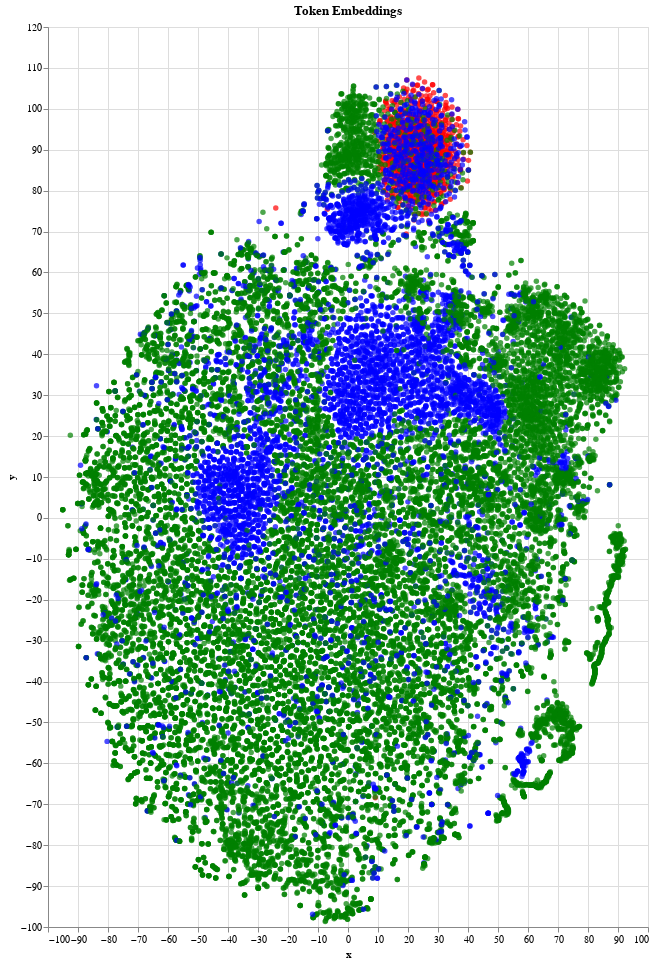

Write notebook code for a chart like this one.
### Code cell
import altair as alt
import pandas as pd

# Enable VegaFusion data transformer to handle larger datasets
alt.data_transformers.enable("vegafusion")

# Create a DataFrame from the data
df = pd.DataFrame({
    'x': tsne_embeddings_2d[:, 0],
    'y': tsne_embeddings_2d[:, 1],
    'token': sorted_tokens,
    'color': token_colors
})

# Create the Altair chart
chart = alt.Chart(df).mark_circle(size=30).encode(
    x='x:Q',
    y='y:Q',
    color=alt.Color('color:N', scale=None),
    tooltip=['token:N']
).properties(
    width=600,
    height=900,
    title='Token Embeddings'
).interactive()

# Display the chart
chart

### Figure 1 — Vega specification as saved in the notebook (floating-point values rounded to 4 significant figures; data arrays with more than 128 entries replaced by an {"elided": "..."} marker saying what was removed)
{"$schema": "https://vega.github.io/schema/vega/v5.json", "data": [{"name": "param_1_store"}, {"name": "source_0", "values": {"elided": "30522 records"}}, {"name": "source_0_x_domain_x", "values": [{"min": -95.08, "max": 92.5}]}, {"name": "source_0_y_domain_y", "values": [{"min": -98.68, "max": 107.5}]}], "signals": [{"name": "unit", "value": {}, "on": [{"events": "pointermove", "update": "isTuple(group()) ? group() : unit"}]}, {"name": "param_1", "update": "vlSelectionResolve(\"param_1_store\", \"union\")"}, {"name": "param_1_x", "on": [{"events": [{"source": "view", "type": "dblclick"}], "update": "null"}, {"events": {"signal": "param_1_translate_delta"}, "update": "panLinear(param_1_translate_anchor.extent_x, -param_1_translate_delta.x / width)"}, {"events": {"signal": "param_1_zoom_delta"}, "update": "zoomLinear(domain(\"x\"), param_1_zoom_anchor.x, param_1_zoom_delta)"}]}, {"name": "param_1_y", "on": [{"events": [{"source": "view", "type": "dblclick"}], "update": "null"}, {"events": {"signal": "param_1_translate_delta"}, "update": "panLinear(param_1_translate_anchor.extent_y, param_1_translate_delta.y / height)"}, {"events": {"signal": "param_1_zoom_delta"}, "update": "zoomLinear(domain(\"y\"), param_1_zoom_anchor.y, param_1_zoom_delta)"}]}, {"name": "param_1_tuple", "on": [{"events": [{"signal": "param_1_x || param_1_y"}], "update": "param_1_x && param_1_y ? {unit: \"\", fields: param_1_tuple_fields, values: [param_1_x,param_1_y]} : null"}]}, {"name": "param_1_tuple_fields", "value": [{"field": "x", "channel": "x", "type": "R"}, {"field": "y", "channel": "y", "type": "R"}]}, {"name": "param_1_translate_anchor", "value": {}, "on": [{"events": [{"source": "scope", "type": "pointerdown"}], "update": "{x: x(unit), y: y(unit), extent_x: domain(\"x\"), extent_y: domain(\"y\")}"}]}, {"name": "param_1_translate_delta", "value": {}, "on": [{"events": [{"source": "window", "between": [{"source": "scope", "type": "pointerdown"}, {"source": "window", "type": "pointerup"}], "consume": true, "type": "pointermove"}], "update": "{x: param_1_translate_anchor.x - x(unit), y: param_1_translate_anchor.y - y(unit)}"}]}, {"name": "param_1_zoom_anchor", "on": [{"events": [{"source": "scope", "type": "wheel", "consume": true}], "update": "{x: invert(\"x\", x(unit)), y: invert(\"y\", y(unit))}"}]}, {"name": "param_1_zoom_delta", "on": [{"events": [{"source": "scope", "type": "wheel", "consume": true}], "update": "pow(1.001, event.deltaY * pow(16, event.deltaMode))", "force": true}]}, {"name": "param_1_modify", "on": [{"events": {"signal": "param_1_tuple"}, "update": "modify(\"param_1_store\", param_1_tuple, true)"}]}], "marks": [{"type": "symbol", "name": "marks", "from": {"data": "source_0"}, "encode": {"update": {"opacity": {"value": 0.7}, "fill": {"field": "color"}, "tooltip": {"signal": "{\"token\": isValid(datum[\"token\"]) ? datum[\"token\"] : \"\"+datum[\"token\"]}"}, "size": {"value": 30}, "y": {"field": "y", "scale": "y"}, "x": {"field": "x", "scale": "x"}, "shape": {"value": "circle"}}}, "clip": true, "style": ["circle"], "interactive": true}], "scales": [{"name": "x", "type": "linear", "domain": [{"signal": "(data(\"source_0_x_domain_x\")[0] || {}).min"}, {"signal": "(data(\"source_0_x_domain_x\")[0] || {}).max"}], "range": [0, {"signal": "width"}], "domainRaw": {"signal": "param_1[\"x\"]"}, "zero": true, "nice": true}, {"name": "y", "type": "linear", "domain": [{"signal": "(data(\"source_0_y_domain_y\")[0] || {}).min"}, {"signal": "(data(\"source_0_y_domain_y\")[0] || {}).max"}], "range": [{"signal": "height"}, 0], "domainRaw": {"signal": "param_1[\"y\"]"}, "nice": true, "zero": true}], "axes": [{"scale": "x", "orient": "bottom", "ticks": false, "grid": true, "labels": false, "minExtent": 0, "gridScale": "y", "zindex": 0, "maxExtent": 0, "domain": false, "tickCount": {"signal": "ceil(width/40)"}, "aria": false}, {"scale": "y", "minExtent": 0, "maxExtent": 0, "grid": true, "orient": "left", "zindex": 0, "aria": false, "labels": false, "domain": false, "ticks": false, "gridScale": "x", "tickCount": {"signal": "ceil(height/40)"}}, {"scale": "x", "grid": false, "title": "x", "labelFlush": true, "labelOverlap": true, "tickCount": {"signal": "ceil(width/40)"}, "zindex": 0, "orient": "bottom"}, {"scale": "y", "tickCount": {"signal": "ceil(height/40)"}, "zindex": 0, "orient": "left", "title": "y", "grid": false, "labelOverlap": true}], "title": {"text": "Token Embeddings", "frame": "group"}, "style": "cell", "padding": 5, "width": 600, "height": 900, "background": "white"}
